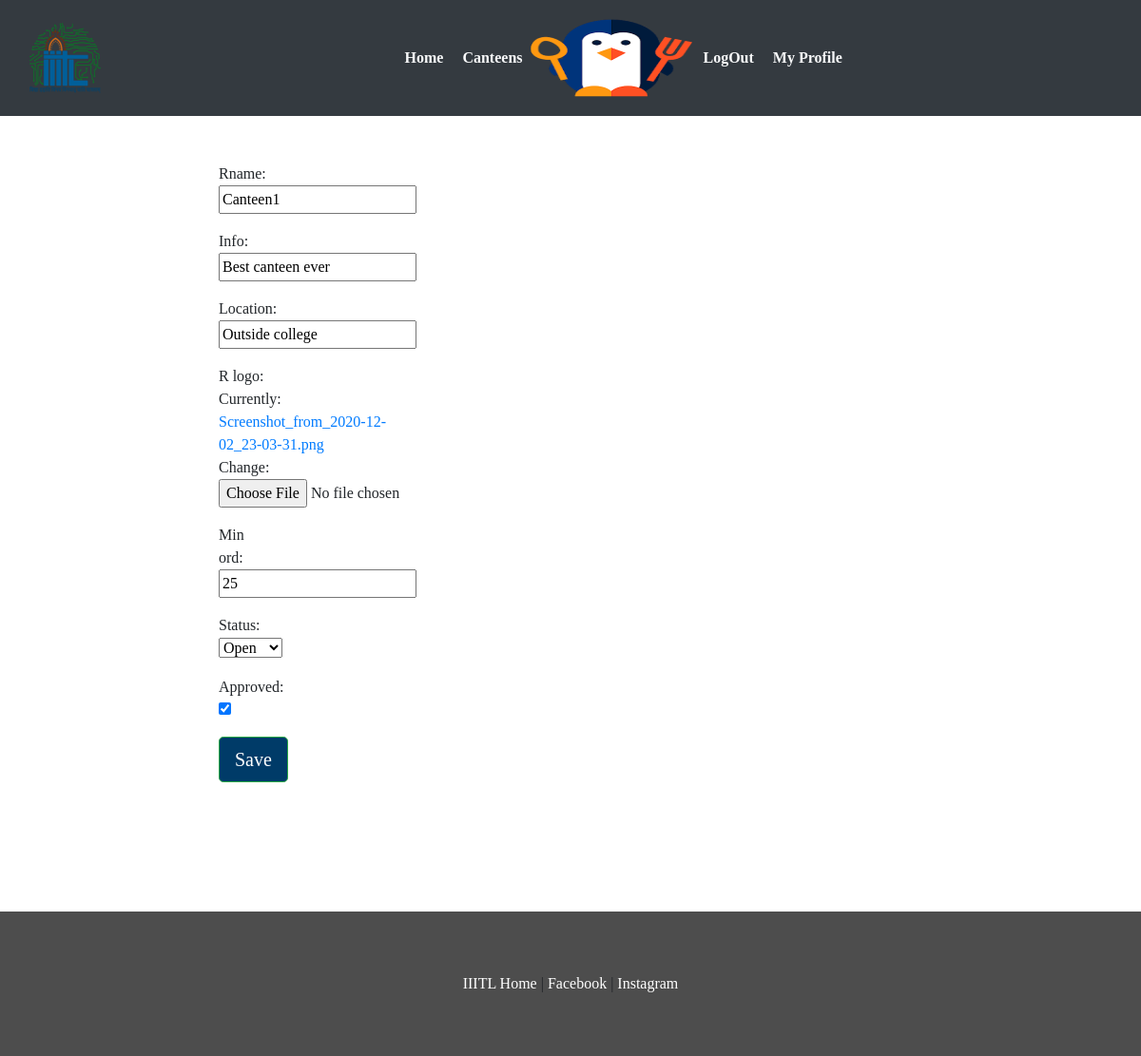
/canteen/update/1/ (signed in), run on the app's committed database.
### webapp/models.py (models this page shows, shortened)
class Restaurant(models.Model):
	user        = models.OneToOneField(settings.AUTH_USER_MODEL,on_delete=models.CASCADE)
	rname 		= models.CharField(max_length=100,blank=False)
	info	 	= models.CharField(max_length=40,blank=False)
	min_ord		= models.CharField(max_length=5,blank=False)
	location    = models.CharField(max_length=40,blank=False)
	r_logo      = models.FileField(blank=False)
	order_queue = models.IntegerField(blank=False,default=0)
	REST_STATE_OPEN    = "Open"
	REST_STATE_CLOSE   = "Closed"
	REST_STATE_CHOICES =(
			(REST_STATE_OPEN,REST_STATE_OPEN),
			(REST_STATE_CLOSE,REST_STATE_CLOSE)
		)
	status 	= models.CharField(max_length=50,choices=REST_STATE_CHOICES,default=REST_STATE_OPEN,blank=False)
	approved = models.BooleanField(blank=False,default=True)

### webapp/views.py (the view)
# urls.py: path('canteen/update/<int:id>/',views.updateRestaurant,name='rupdate'),
@login_required(login_url='/login/restaurant/')
def updateRestaurant(request,id):
	form  	 = RestuarantForm(request.POST or None,request.FILES or None,instance=request.user.restaurant)
	if form.is_valid():
		form.save()
		return redirect('rprofile')
	context={
	'form':form,
	'title':"Update Your Restaurant profile"
	}
	return render(request,'webapp/rest_profile_form.html',context)

### webapp/forms.py
class RestuarantForm(forms.ModelForm):
	class Meta:
		model = Restaurant
		fields =['rname','info','location','r_logo','min_ord','status','approved']

### webapp/templates/webapp/rest_profile_form.html (shortened to what this page needs)
{% extends 'webapp/base.html'%}
{% block body %}
<div class="container">
	<br>
	<br>
</div>
<div class="container col-md-8">
	    <div class="row">
	    <div class="col-md-4 col-md-offset-2">
		<form method="post" class="form-horizontal" enctype="multipart/form-data">
  			{% for field in form %}
    			<div class="form-group">
        			<div class="col-md-offset-2 col-sm-8">
        			</div>
        			<label class="control-label col-sm-4">{{ field.label_tag }}</label>
        			<div class="col-sm-12">{{ field }}</div>
    			</div>
			{% endfor %}
  		<div class="form-group">
          	<div class="col-sm-offset-2 col-sm-10">
                <button type="submit" class="btn btn-success btn-lg">Save</button>
          	 </div>
   		</div>
		</form>
	</div>
</div>
 <br>
</div>
{% endblock%}

### webapp/static/webapp/css/style.css (style rules this page uses)
body { padding:0; margin:0; font-family: "Times New Roman", Times, serif; }
.btn { background-color: #003b68; }
body a { transition:0.5s all; -webkit-transition:0.5s all; -moz-transition:0.5s all; -o-transition:0.5s all; -ms-transition:0.5s all; }
label { margin:0; }

### data on the page
Restaurant: form "Canteen1" "Best canteen ever" "Outside college" "25" "Open" "☑"

### other printed values
{{ field.label_tag }} "Rname:" "Info:" "Location:" "R logo:" "Min ord:" "Status:" "Approved:"
